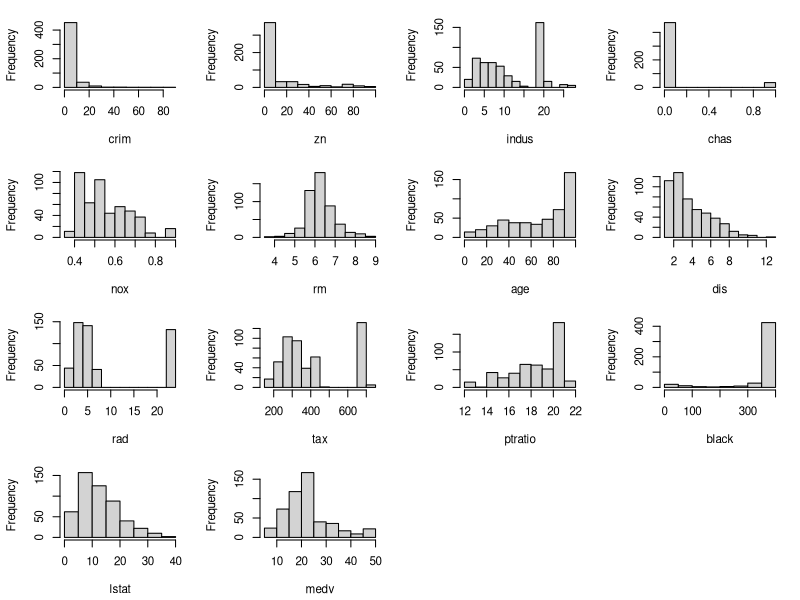
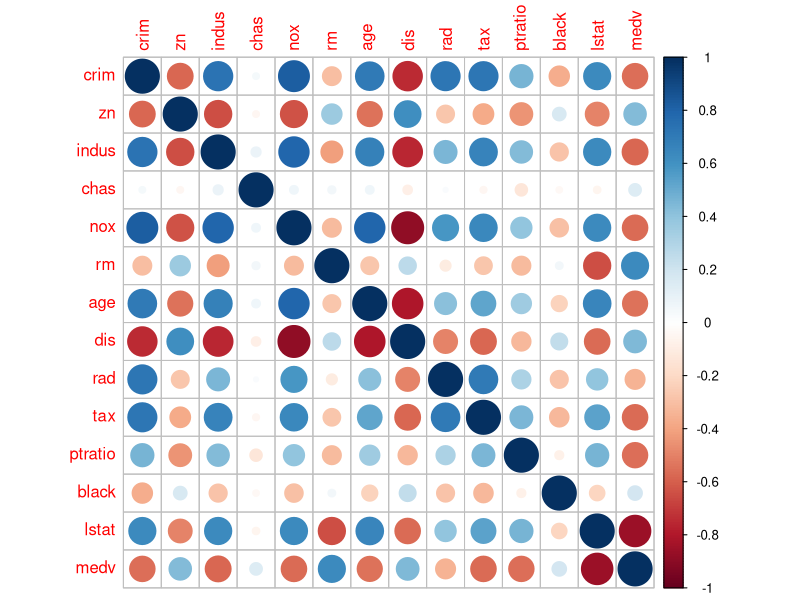
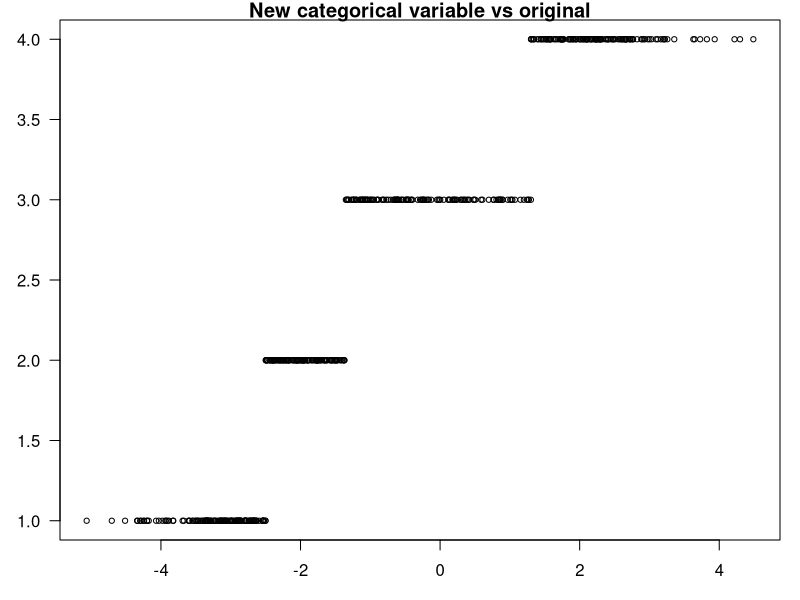
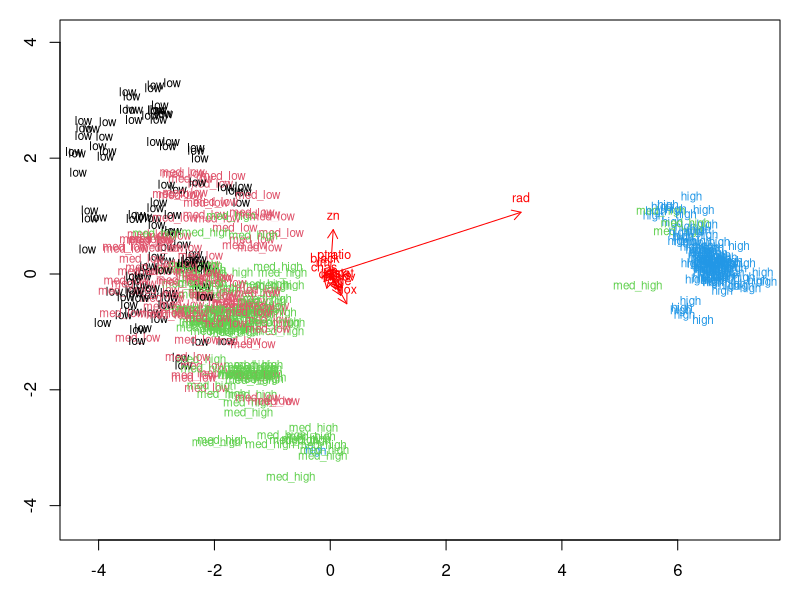
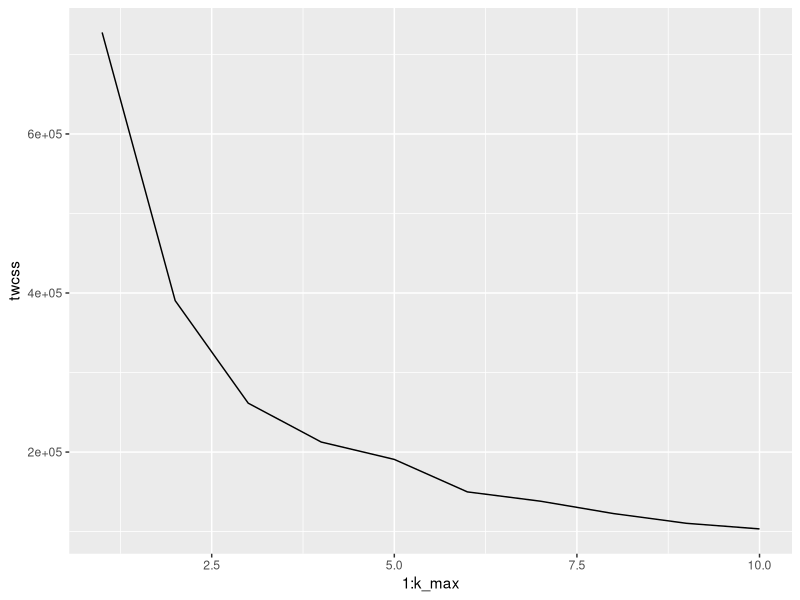
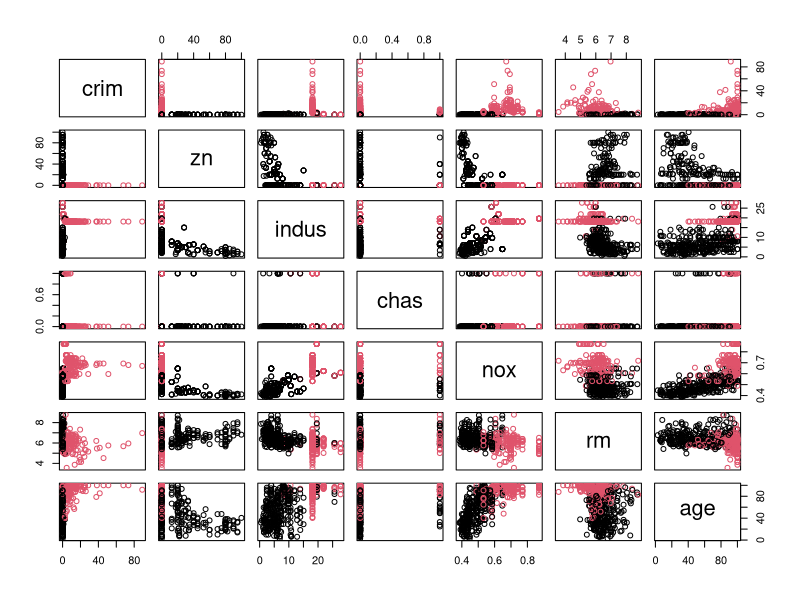
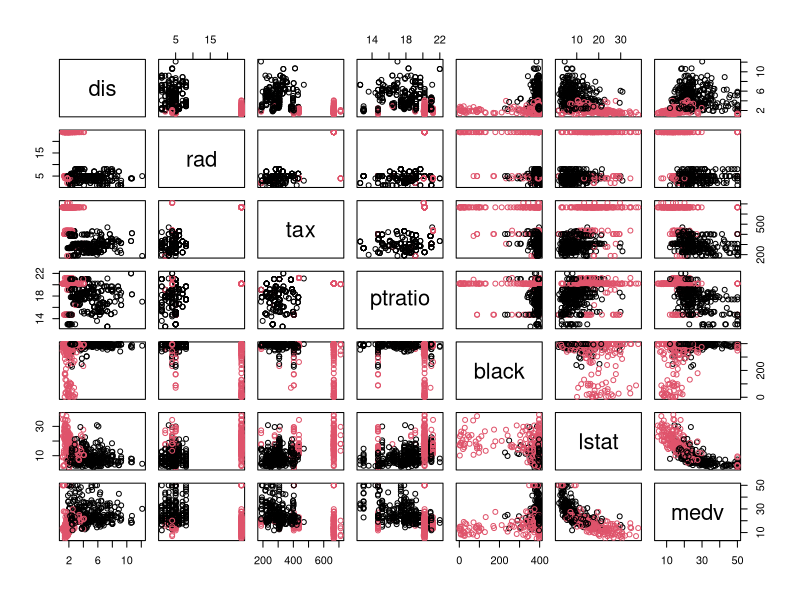
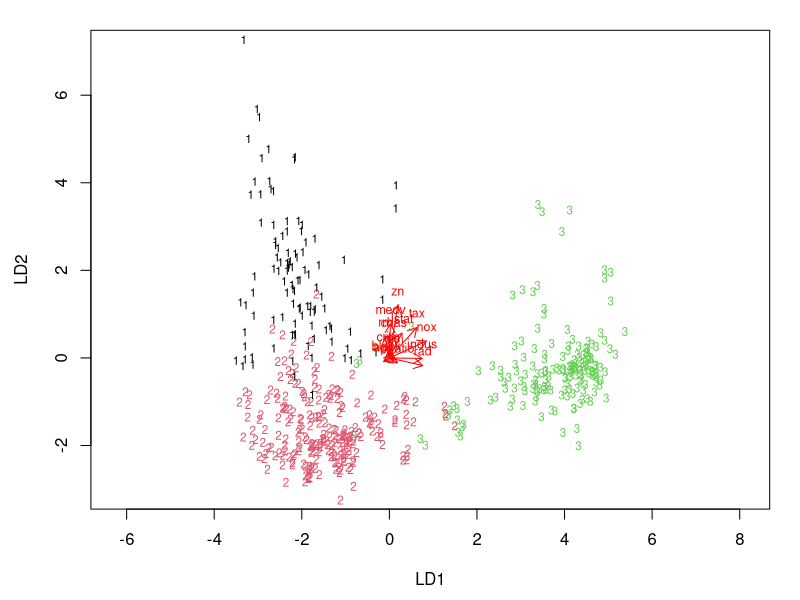

Write the R code that produced these figures, in order.
## ---- chunk 1
date()
## ---- chunk 2
# Do some cleaning work
rm(list = ls())

# Todays libraries:
library(MASS); library(corrplot); library(tidyverse)
## ---- chunk 3
summary(Boston)
## ---- chunk 4
par(mfrow=c(4,4), mai=c(0.6, 0.6, 0.2, 0.2), cex=0.7)
for (i in 1:14) hist(Boston[,i], main="", xlab=names(Boston)[i], cex=0.7) 
## ---- chunk 5
cor_matrix<-cor(Boston, method="spearman") 
par(mfrow=c(1,1))
corrplot(cor_matrix, method="circle")
# More fancy correlation graph - just for memorize
# corrplot(cor_matrix, method="circle", type="upper", cl.pos = "b", tl.pos = "d" , tl.cex = 0.6)
## ---- chunk 6
boston_scaled <- as.data.frame(scale(Boston))

summary(boston_scaled)
## ---- chunk 7
bins <- quantile(boston_scaled$crim)
bins

boston_scaled$crime <- cut(boston_scaled$crim, breaks = bins, 
             include.lowest = TRUE, 
             label=c("low", "med_low", "med_high", "high"))

table(boston_scaled$crime)

# visualize new vs old crime
par(mai=c(0.6,0.6,0.2,0.2))
plot(log(Boston$crim), boston_scaled$crime, main = "New categorical variable vs original", las=1, cex=0.7)

# remove original crim from the dataset
boston_scaled <- dplyr::select(boston_scaled, -crim)
## ---- chunk 8
# No of rows in dataset
n <- dim(boston_scaled)[1]

# Choose randomly 80% of the rows
ind <- sample(n,  size = n * 0.8)

# Create train set
train <- boston_scaled[ind,]

# Create test set 
test <- boston_scaled[-ind,]

## ---- chunk 9
lda.fit <- lda(crime ~ ., data = train)
lda.fit

# function for lda biplot arrows
lda.arrows <- function(x, myscale = 1, arrow_heads = 0.1, color = "red", tex = 0.75, choices = c(1,2)){
  heads <- coef(x)
  arrows(x0 = 0, y0 = 0, 
         x1 = myscale * heads[,choices[1]], 
         y1 = myscale * heads[,choices[2]], col=color, length = arrow_heads)
  text(myscale * heads[,choices], labels = row.names(heads), 
       cex = tex, col=color, pos=3)
}
# target classes as numeric
classes <- as.numeric(train$crime)
# plot the lda results
plot(lda.fit , dimen = 2, col=classes, pch=classes)
lda.arrows(lda.fit, myscale = 1)
## ---- chunk 10
# save the correct classes from test data
test$correct_classes <- test$crime

# remove the crime variable from test data
test <- dplyr::select(test, -crime)

# predict classes with test data
lda.pred <- predict(lda.fit, newdata = test)

# cross tabulate the results
a = table(correct = test$correct_classes, predicted = lda.pred$class)
a
# correct predictions
sum(a[1,1]+a[2,2]+a[3,3]+a[4,4]) / sum(a)

## ---- chunk 11
# Euclidean distance matrix
dist_eu <- dist(boston_scaled)

# Look at the summary of the distances
summary(dist_eu)

# Determine the number of clusters
set.seed(123)
k_max <- 10

# calculate the total within sum of squares
twcss <- sapply(1:k_max, function(k){kmeans(dist_eu, k)$tot.withinss})

# visualize the results
qplot(x = 1:k_max, y = twcss, geom = 'line')
## ---- chunk 12

# k-means clustering
km <-kmeans(dist_eu, centers = 2)

# plot the Boston dataset with clusters
pairs(Boston[1:7], col = km$cluster)

pairs(Boston[8:14], col = km$cluster)

## ---- chunk 13
boston_scaled = as.data.frame(scale(Boston))
dist_eu = dist(boston_scaled)
boston_scaled$target<-kmeans(dist_eu, centers = 3)$cluster
lda.fit <- lda(target  ~ ., data = boston_scaled)
classes <- as.numeric(boston_scaled$target)
plot(lda.fit , dimen = 2, col=classes, pch=classes)
lda.arrows(lda.fit, myscale = 1)
lda.pred <- predict(lda.fit, newdata = boston_scaled)
a = table(correct = boston_scaled$target, predicted = lda.pred$class)
a
sum(a[1,1]+a[2,2]+a[3,3]) / sum(a)
